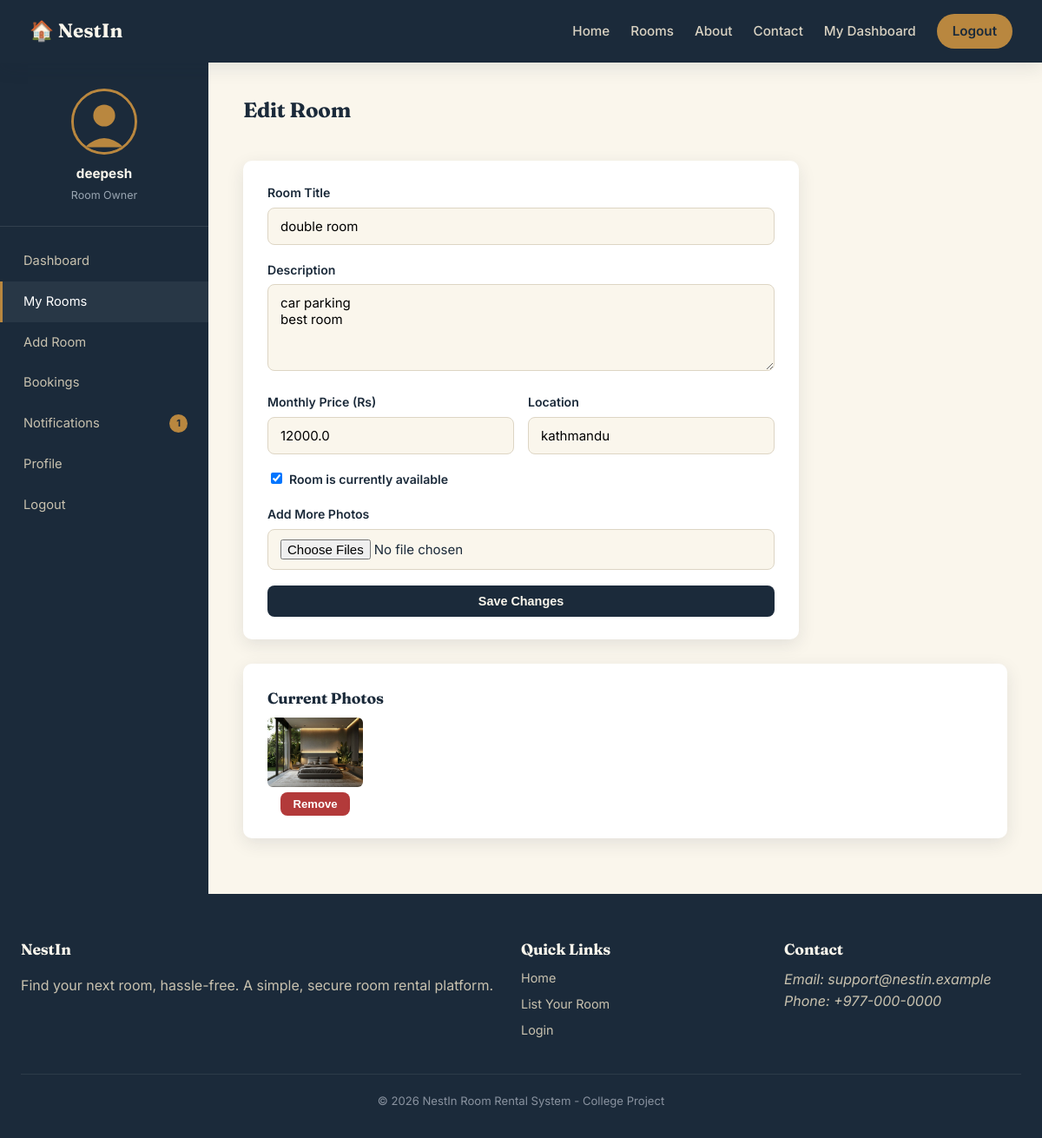
Page /owner/rooms/2/edit (signed in) on the committed database.
### models/user.py (models this page shows, shortened)
class User(UserMixin, db.Model):
    __tablename__ = "users"
    id = db.Column(db.Integer, primary_key=True)
    role = db.Column(db.String(20), nullable=False, default="owner")  # 'admin' or 'owner'
    full_name = db.Column(db.String(120), nullable=False)
    email = db.Column(db.String(150), unique=True, nullable=False)
    username = db.Column(db.String(80), unique=True, nullable=False)
    password_hash = db.Column(db.String(255), nullable=False)
    phone = db.Column(db.String(20))
    location = db.Column(db.String(150))
    house_number = db.Column(db.String(50))
    profile_pic = db.Column(db.String(255), default="default.svg")
    status = db.Column(db.String(20), default="approved")  # 'pending', 'approved', 'rejected'
    created_at = db.Column(db.DateTime, default=datetime.utcnow)
    rooms = db.relationship("Room", backref="owner", lazy=True, cascade="all, delete-orphan")
    @property
    def is_admin(self):
        return self.role == "admin"
    @property
    def is_owner(self):
        return self.role == "owner"

### models/room.py (models this page shows, shortened)
class Room(db.Model):
    __tablename__ = "rooms"
    id = db.Column(db.Integer, primary_key=True)
    owner_id = db.Column(db.Integer, db.ForeignKey("users.id"), nullable=False)
    title = db.Column(db.String(150), nullable=False)
    description = db.Column(db.Text, nullable=False)
    price = db.Column(db.Float, nullable=False)
    location = db.Column(db.String(150), nullable=False)
    is_available = db.Column(db.Boolean, default=True)
    status = db.Column(db.String(20), default="pending")  # 'pending', 'approved', 'rejected'
    created_at = db.Column(db.DateTime, default=datetime.utcnow)
    images = db.relationship("RoomImage", backref="room", lazy=True, cascade="all, delete-orphan")
    bookings = db.relationship("Booking", backref="room", lazy=True, cascade="all, delete-orphan")

class RoomImage(db.Model):
    __tablename__ = "room_images"
    id = db.Column(db.Integer, primary_key=True)
    room_id = db.Column(db.Integer, db.ForeignKey("rooms.id"), nullable=False)
    filename = db.Column(db.String(255), nullable=False)

### routes/owner.py (the view, shortened to what this page needs)
@owner_bp.route("/rooms/<int:room_id>/edit", methods=["GET", "POST"])
@login_required
@owner_required
def edit_room(room_id):
    room = Room.query.filter_by(id=room_id, owner_id=current_user.id).first_or_404()
    return render_template("owner/edit_room.html", room=room)

### routes/owner.py (called while the page is built)
def owner_required(view_func):
    @wraps(view_func)
    def wrapped(*args, **kwargs):
        if not current_user.is_authenticated or not current_user.is_owner:
            flash("Room Owner access required.", "danger")
            return redirect(url_for("auth.login"))
        return view_func(*args, **kwargs)
    return wrapped

### routes/public.py (called while the page is built)
@public_bp.before_app_request
def track_visitor():
    if request.endpoint in ("public.home",):
        log_visit()

### templates/owner/edit_room.html (shortened to what this page needs)
{% extends "owner/_layout.html" %}
{% set active_page = "rooms" %}
{% block dash_content %}
<div class="dash-header"><h2>Edit Room</h2></div>
<div class="panel" style="max-width:640px;">
    <form method="post" enctype="multipart/form-data">
        <div class="form-group">
            <label for="title">Room Title</label>
            <input type="text" id="title" name="title" value="{{ room.title }}" required>
        </div>
        <div class="form-group">
            <label for="description">Description</label>
            <textarea id="description" name="description" required>{{ room.description }}</textarea>
        </div>
        <div class="form-row">
            <div class="form-group">
                <label for="price">Monthly Price (Rs)</label>
                <input type="number" id="price" name="price" step="0.01" value="{{ room.price }}" required>
            </div>
            <div class="form-group">
                <label for="location">Location</label>
                <input type="text" id="location" name="location" value="{{ room.location }}" required>
            </div>
        </div>
        <div class="form-group">
            <label><input type="checkbox" name="is_available" {{ "checked" if room.is_available }} style="width:auto; display:inline-block; margin-right:8px;">Room is currently available</label>
        </div>
        <div class="form-group">
            <label for="roomImagesInput">Add More Photos</label>
            <input type="file" id="roomImagesInput" name="images" accept="image/*" multiple>
        </div>
        <button type="submit" class="btn btn-primary btn-block">Save Changes</button>
    </form>
</div>
{% if room.images %}
<div class="panel">
    <h3>Current Photos</h3>
    <div style="display:flex; flex-wrap:wrap; gap:12px;">
        {% for img in room.images %}
        <div style="text-align:center;">
            <img src="{{ url_for('public.room_image', filename=img.filename) }}" style="width:110px; height:80px; object-fit:cover; border-radius:6px;">
            <form method="post" action="{{ url_for('owner.delete_room_image', image_id=img.id) }}" onsubmit="return confirm('Remove this photo?');">
                <button type="submit" class="btn btn-sm btn-danger" style="margin-top:6px;">Remove</button>
            </form>
        </div>
        {% endfor %}
    </div>
</div>
{% endif %}
{% endblock %}

### templates/owner/_layout.html
{% extends "base.html" %}
{% block content %}
<div class="dash-wrap">
    <aside class="dash-sidebar">
        <div class="dash-profile">
            <img src="{{ url_for('public.profile_pic', filename=current_user.profile_pic) }}" class="avatar-circle" alt="{{ current_user.full_name }}">
            <strong>{{ current_user.full_name }}</strong>
            <span>Room Owner</span>
        </div>
        <nav class="dash-nav">
            <a href="{{ url_for('owner.dashboard') }}" class="{{ 'active' if active_page == 'dashboard' }}">Dashboard</a>
            <a href="{{ url_for('owner.rooms') }}" class="{{ 'active' if active_page == 'rooms' }}">My Rooms</a>
            <a href="{{ url_for('owner.add_room') }}" class="{{ 'active' if active_page == 'add_room' }}">Add Room</a>
            <a href="{{ url_for('owner.bookings') }}" class="{{ 'active' if active_page == 'bookings' }}">Bookings</a>
            <a href="{{ url_for('owner.notifications') }}" class="{{ 'active' if active_page == 'notifications' }}">
                Notifications {% if unread_notifications %}<span class="badge">{{ unread_notifications }}</span>{% endif %}
            </a>
            <a href="{{ url_for('owner.profile') }}" class="{{ 'active' if active_page == 'profile' }}">Profile</a>
            <a href="{{ url_for('auth.logout') }}">Logout</a>
        </nav>
    </aside>
    <div class="dash-content">
        {% block dash_content %}{% endblock %}
    </div>
</div>
{% endblock %}

### static/css/style.css (style rules this page uses)
:root { --ink: #1B2A3A; --ink-soft: #2C3E52; --sand: #F3EBDA; --sand-light: #FAF6EC; --brass: #B9873F; --brass-dark: #96692C; --teal: #2F6F62; --danger: #B33A3A; --success: #2F6F62; --warning: #B9873F; --info: #3A6EA5; --white: #FFFFFF; --radius: 10px; --shadow: 0 6px 20px rgba(27, 42, 58, 0.10); --shadow-lg: 0 14px 40px rgba(27, 42, 58, 0.18); }
* { box-sizing: border-box; }
body { margin: 0; font-family: 'Inter', sans-serif; color: var(--ink); background: var(--sand-light); line-height: 1.55; }
h1, h2, h3, h4 { font-family: 'Fraunces', serif; color: var(--ink); margin: 0 0 0.5em 0; letter-spacing: -0.01em; }
a { color: inherit; text-decoration: none; }
img { max-width: 100%; display: block; }
.btn { display: inline-block; padding: 10px 20px; border-radius: 8px; font-weight: 600; font-size: 0.9rem; border: none; cursor: pointer; text-align: center; transition: opacity 0.15s ease; }
.btn-primary { background: var(--ink); color: var(--sand-light); }
.btn-danger { background: var(--danger); color: var(--white); }
.btn-sm { padding: 6px 14px; font-size: 0.82rem; }
.btn-block { width: 100%; }
.form-group { margin-bottom: 18px; }
.form-group label { display: block; font-weight: 600; font-size: 0.88rem; margin-bottom: 6px; }
.form-group input, .form-group select, .form-group textarea { width: 100%; padding: 11px 14px; border: 1px solid #DDD5C4; border-radius: 8px; font-family: inherit; font-size: 0.94rem; background: var(--sand-light); }
.form-group textarea { resize: vertical; min-height: 100px; }
.form-row { display: grid; grid-template-columns: 1fr 1fr; gap: 16px; }
.dash-wrap { display: grid; grid-template-columns: 240px 1fr; min-height: calc(100vh - 68px); }
.dash-sidebar { background: var(--ink); color: var(--sand-light); padding: 30px 0; }
.dash-profile { text-align: center; padding: 0 20px 24px; border-bottom: 1px solid rgba(255,255,255,0.1); margin-bottom: 16px; }
.avatar-circle { width: 76px; height: 76px; border-radius: 50%; object-fit: cover; margin: 0 auto 10px; border: 3px solid var(--brass); }
.dash-profile strong { display: block; font-size: 0.95rem; }
.dash-profile span { font-size: 0.78rem; color: #9AA6B2; }
.dash-nav a { display: flex; align-items: center; justify-content: space-between; padding: 12px 24px; font-size: 0.92rem; color: #C9C2AF; border-left: 3px solid transparent; }
.dash-nav a:hover, .dash-nav a.active { background: rgba(255,255,255,0.06); color: var(--white); border-left-color: var(--brass); }
.badge { background: var(--brass); color: var(--ink); font-size: 0.7rem; font-weight: 700; padding: 2px 8px; border-radius: 999px; }
.dash-content { padding: 36px 40px; }
.dash-header { display: flex; justify-content: space-between; align-items: center; margin-bottom: 28px; }
.panel { background: var(--white); border-radius: var(--radius); box-shadow: var(--shadow); padding: 26px 28px; margin-bottom: 28px; }
.panel h3 { font-size: 1.1rem; }

### rows in the picture
User: profile_pic (placeholder picture), full_name "deepesh"
Room: title "double room", description "car parking best room", price "12000.0", location "kathmandu"
RoomImage: filename (picture)

### other values in the picture
{{ unread_notifications }} "1"
